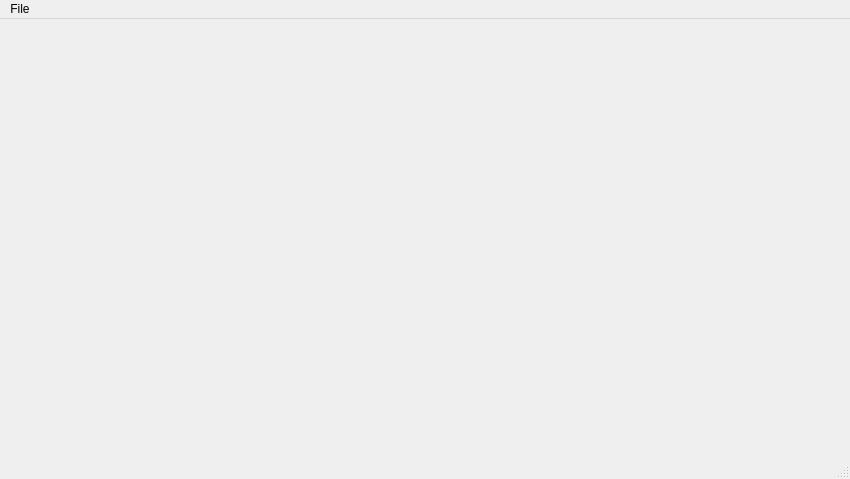
<?xml version="1.0" encoding="UTF-8"?>
<ui version="4.0">
 <class>MainWindow</class>
 <widget class="QMainWindow" name="MainWindow">
  <property name="geometry">
   <rect>
    <x>0</x>
    <y>0</y>
    <width>850</width>
    <height>479</height>
   </rect>
  </property>
  <property name="windowTitle">
   <string>MainWindow</string>
  </property>
  <widget class="QWidget" name="centralwidget"/>
  <widget class="QMenuBar" name="menubar">
   <property name="geometry">
    <rect>
     <x>0</x>
     <y>0</y>
     <width>850</width>
     <height>22</height>
    </rect>
   </property>
   <widget class="QMenu" name="menuFile">
    <property name="title">
     <string>File</string>
    </property>
    <addaction name="actionupdate"/>
   </widget>
   <addaction name="menuFile"/>
  </widget>
  <widget class="QStatusBar" name="statusbar"/>
  <action name="actionupdate">
   <property name="text">
    <string>update</string>
   </property>
  </action>
 </widget>
 <resources/>
 <connections/>
</ui>
